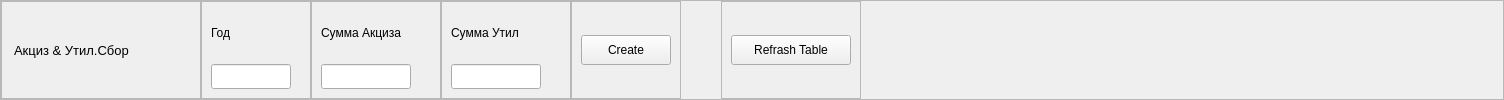
       <widget class="QFrame" name="frame_ED">
        <property name="minimumSize">
         <size>
          <width>0</width>
          <height>80</height>
         </size>
        </property>
        <property name="maximumSize">
         <size>
          <width>16777215</width>
          <height>100</height>
         </size>
        </property>
        <property name="frameShape">
         <enum>QFrame::StyledPanel</enum>
        </property>
        <property name="frameShadow">
         <enum>QFrame::Raised</enum>
        </property>
        <layout class="QHBoxLayout" name="horizontalLayout_9">
         <property name="spacing">
          <number>0</number>
         </property>
         <property name="leftMargin">
          <number>0</number>
         </property>
         <property name="topMargin">
          <number>0</number>
         </property>
         <property name="rightMargin">
          <number>0</number>
         </property>
         <property name="bottomMargin">
          <number>0</number>
         </property>
         <item>
          <widget class="QFrame" name="frame_6">
           <property name="minimumSize">
            <size>
             <width>200</width>
             <height>0</height>
            </size>
           </property>
           <property name="maximumSize">
            <size>
             <width>200</width>
             <height>16777215</height>
            </size>
           </property>
           <property name="frameShape">
            <enum>QFrame::StyledPanel</enum>
           </property>
           <property name="frameShadow">
            <enum>QFrame::Raised</enum>
           </property>
           <layout class="QHBoxLayout" name="horizontalLayout_8">
            <property name="leftMargin">
             <number>12</number>
            </property>
            <property name="topMargin">
             <number>0</number>
            </property>
            <property name="rightMargin">
             <number>0</number>
            </property>
            <property name="bottomMargin">
             <number>0</number>
            </property>
            <item>
             <widget class="QLabel" name="label_6">
              <property name="font">
               <font>
                <pointsize>10</pointsize>
               </font>
              </property>
              <property name="text">
               <string>Акциз &amp; Утил.Сбор</string>
              </property>
             </widget>
            </item>
           </layout>
          </widget>
         </item>
         <item>
          <widget class="QFrame" name="frame_10">
           <property name="minimumSize">
            <size>
             <width>110</width>
             <height>0</height>
            </size>
           </property>
           <property name="maximumSize">
            <size>
             <width>110</width>
             <height>16777215</height>
            </size>
           </property>
           <property name="frameShape">
            <enum>QFrame::StyledPanel</enum>
           </property>
           <property name="frameShadow">
            <enum>QFrame::Raised</enum>
           </property>
           <layout class="QVBoxLayout" name="verticalLayout_2">
            <property name="spacing">
             <number>0</number>
            </property>
            <property name="leftMargin">
             <number>9</number>
            </property>
            <property name="topMargin">
             <number>0</number>
            </property>
            <property name="rightMargin">
             <number>9</number>
            </property>
            <property name="bottomMargin">
             <number>9</number>
            </property>
            <item>
             <widget class="QLabel" name="label_7">
              <property name="maximumSize">
               <size>
                <width>16777215</width>
                <height>16777215</height>
               </size>
              </property>
              <property name="text">
               <string>Год</string>
              </property>
             </widget>
            </item>
            <item>
             <widget class="QLineEdit" name="line_ed_year">
              <property name="minimumSize">
               <size>
                <width>80</width>
                <height>25</height>
               </size>
              </property>
              <property name="maximumSize">
               <size>
                <width>80</width>
                <height>16777215</height>
               </size>
              </property>
             </widget>
            </item>
           </layout>
          </widget>
         </item>
         <item>
          <widget class="QFrame" name="frame_11">
           <property name="minimumSize">
            <size>
             <width>130</width>
             <height>0</height>
            </size>
           </property>
           <property name="maximumSize">
            <size>
             <width>130</width>
             <height>16777215</height>
            </size>
           </property>
           <property name="frameShape">
            <enum>QFrame::StyledPanel</enum>
           </property>
           <property name="frameShadow">
            <enum>QFrame::Raised</enum>
           </property>
           <layout class="QVBoxLayout" name="verticalLayout_5">
            <property name="spacing">
             <number>0</number>
            </property>
            <property name="leftMargin">
             <number>9</number>
            </property>
            <property name="topMargin">
             <number>0</number>
            </property>
            <property name="rightMargin">
             <number>9</number>
            </property>
            <property name="bottomMargin">
             <number>9</number>
            </property>
            <item>
             <widget class="QLabel" name="label_8">
              <property name="text">
               <string>Сумма Акциза</string>
              </property>
             </widget>
            </item>
            <item>
             <widget class="QLineEdit" name="line_ed_amount">
              <property name="minimumSize">
               <size>
                <width>90</width>
                <height>25</height>
               </size>
              </property>
              <property name="maximumSize">
               <size>
                <width>90</width>
                <height>16777215</height>
               </size>
              </property>
             </widget>
            </item>
           </layout>
          </widget>
         </item>
         <item>
          <widget class="QFrame" name="frame_16">
           <property name="minimumSize">
            <size>
             <width>130</width>
             <height>0</height>
            </size>
           </property>
           <property name="maximumSize">
            <size>
             <width>130</width>
             <height>16777215</height>
            </size>
           </property>
           <property name="frameShape">
            <enum>QFrame::StyledPanel</enum>
           </property>
           <property name="frameShadow">
            <enum>QFrame::Raised</enum>
           </property>
           <layout class="QVBoxLayout" name="verticalLayout_8">
            <property name="spacing">
             <number>0</number>
            </property>
            <property name="leftMargin">
             <number>9</number>
            </property>
            <property name="topMargin">
             <number>0</number>
            </property>
            <property name="rightMargin">
             <number>9</number>
            </property>
            <property name="bottomMargin">
             <number>9</number>
            </property>
            <item>
             <widget class="QLabel" name="label_11">
              <property name="text">
               <string>Сумма Утил</string>
              </property>
             </widget>
            </item>
            <item>
             <widget class="QLineEdit" name="line_eco_amount">
              <property name="minimumSize">
               <size>
                <width>90</width>
                <height>25</height>
               </size>
              </property>
              <property name="maximumSize">
               <size>
                <width>90</width>
                <height>16777215</height>
               </size>
              </property>
             </widget>
            </item>
           </layout>
          </widget>
         </item>
         <item>
          <widget class="QFrame" name="frame_12">
           <property name="minimumSize">
            <size>
             <width>0</width>
             <height>0</height>
            </size>
           </property>
           <property name="frameShape">
            <enum>QFrame::StyledPanel</enum>
           </property>
           <property name="frameShadow">
            <enum>QFrame::Raised</enum>
           </property>
           <layout class="QHBoxLayout" name="horizontalLayout_10">
            <item>
             <widget class="QPushButton" name="btn_ocogs_create">
              <property name="minimumSize">
               <size>
                <width>90</width>
                <height>30</height>
               </size>
              </property>
              <property name="maximumSize">
               <size>
                <width>90</width>
                <height>16777215</height>
               </size>
              </property>
              <property name="text">
               <string>Create</string>
              </property>
              <property name="icon">
               <iconset resource="../../static/resource.qrc">
                <normaloff>:/icon/icon/file-plus.svg</normaloff>:/icon/icon/file-plus.svg</iconset>
              </property>
             </widget>
            </item>
           </layout>
          </widget>
         </item>
         <item>
          <spacer name="horizontalSpacer_7">
           <property name="orientation">
            <enum>Qt::Horizontal</enum>
           </property>
           <property name="sizeType">
            <enum>QSizePolicy::Fixed</enum>
           </property>
           <property name="sizeHint" stdset="0">
            <size>
             <width>40</width>
             <height>20</height>
            </size>
           </property>
          </spacer>
         </item>
         <item>
          <widget class="QFrame" name="frame_18">
           <property name="minimumSize">
            <size>
             <width>0</width>
             <height>0</height>
            </size>
           </property>
           <property name="frameShape">
            <enum>QFrame::StyledPanel</enum>
           </property>
           <property name="frameShadow">
            <enum>QFrame::Raised</enum>
           </property>
           <layout class="QHBoxLayout" name="horizontalLayout_16">
            <item>
             <widget class="QPushButton" name="btn_update_tab">
              <property name="minimumSize">
               <size>
                <width>120</width>
                <height>30</height>
               </size>
              </property>
              <property name="maximumSize">
               <size>
                <width>16777215</width>
                <height>16777215</height>
               </size>
              </property>
              <property name="text">
               <string>Refrash Table</string>
              </property>
              <property name="icon">
               <iconset resource="../../static/resource.qrc">
                <normaloff>:/icon/icon/refresh-cw.svg</normaloff>:/icon/icon/refresh-cw.svg</iconset>
              </property>
             </widget>
            </item>
           </layout>
          </widget>
         </item>
         <item>
          <spacer name="horizontalSpacer_3">
           <property name="orientation">
            <enum>Qt::Horizontal</enum>
           </property>
           <property name="sizeHint" stdset="0">
            <size>
             <width>642</width>
             <height>20</height>
            </size>
           </property>
          </spacer>
         </item>
        </layout>
       </widget>
